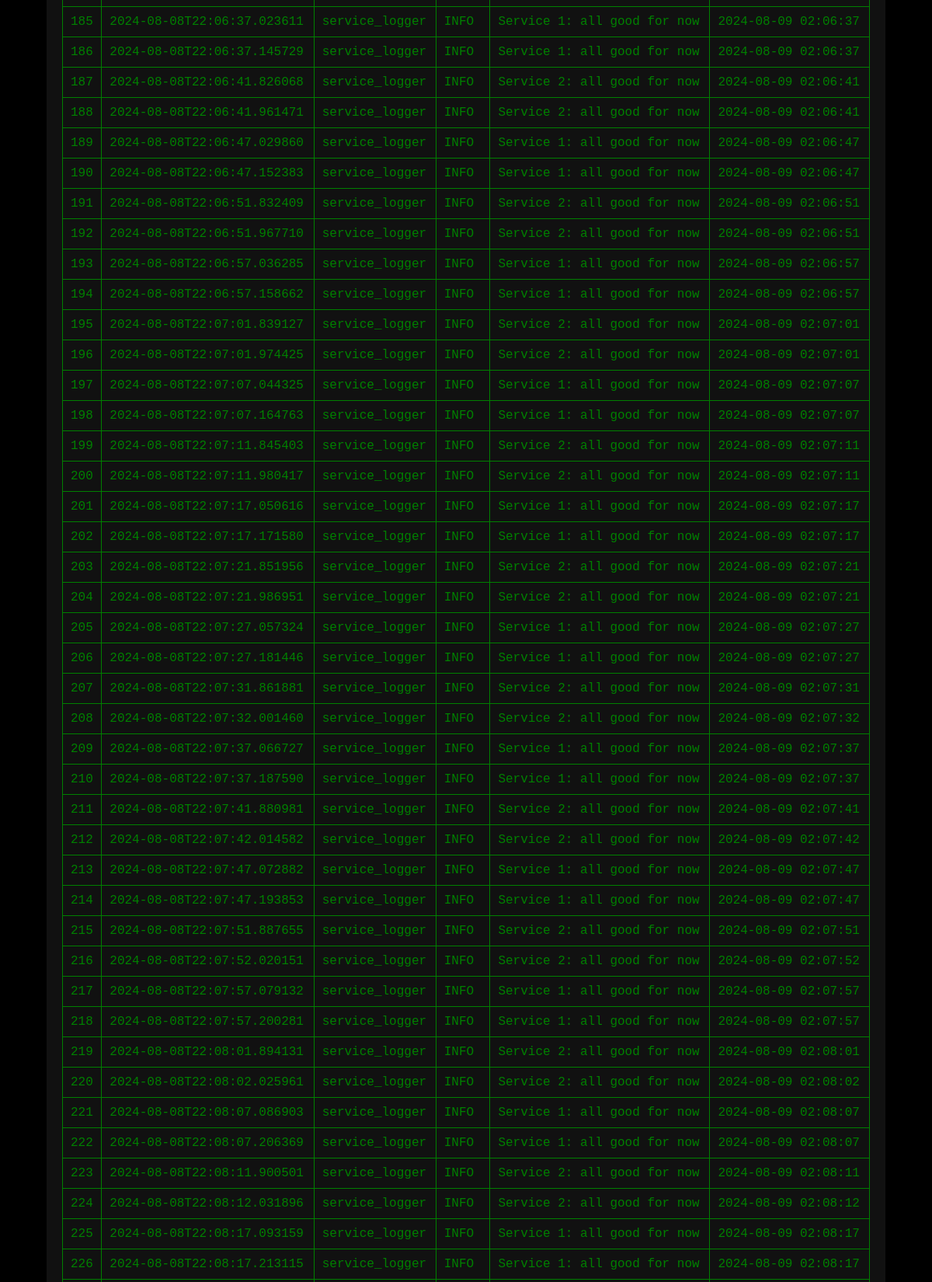
Page /logs (upper part) on the committed database.
### tables this page shows
CREATE TABLE logs (
        id INTEGER PRIMARY KEY AUTOINCREMENT,
        timestamp TEXT,
        name TEXT,
        levelname TEXT,
        message TEXT,
        received DATETIME DEFAULT CURRENT_TIMESTAMP
    );

### central_server.py (the view)
@app.route('/logs')
def all_logs():
    with db_lock:
        with sqlite3.connect('logs.db') as conn:
            conn.row_factory = sqlite3.Row  # Esto hace que fetchall devuelva una lista de diccionarios
            cursor = conn.cursor()
            cursor.execute('SELECT * FROM logs')
            logs = cursor.fetchall()
    return render_template('logs.html', logs=logs)

### templates/logs.html (shortened to what this page needs)
{% extends 'base.html' %}
{% block body %}
<div class="container">
    <table class="logs-table">
        <tbody>
            {% for log in logs %}
                <tr>
                    <td>{{ log['id'] }}</td>
                    <td>{{ log['timestamp'] }}</td>
                    <td>{{ log['name'] }}</td>
                    <td>{{ log['levelname'] }}</td>
                    <td>{{ log['message'] }}</td>
                    <td>{{ log['received'] }}</td>
                </tr>
            {% endfor %}
        </tbody>
    </table>
</div>
{% endblock %}

### templates/base.html (shortened to what this page needs)
<!DOCTYPE html>
<html lang="en">
<head>
    <link rel="stylesheet" href="{{ url_for('static', filename='main.css') }}">
</head>
<body>
    {% block body %}{% endblock %}
</body>
</html>

### static/css/main.css (style rules this page uses)
* { margin: 0; padding: 0; box-sizing: border-box; font-family: 'Courier New', monospace; color: #008000; }
body { background-color: #000; display: flex; justify-content: center; align-items: center; height: 100vh; margin: 0; }
.container { display: flex; flex-direction: column; align-items: center; width: 90%; max-width: 1200px; background-color: #111; padding: 20px; border-radius: 10px; }
table { width: 100%; border-collapse: collapse; border: 1px solid #008000; }

### rows in the picture
logs: id "185", timestamp "2024-08-08T22:06:37.023611", name "service_logger", levelname "INFO", message "Service 1: all good for now", received "2024-08-09 02:06:37"
logs: id "186", timestamp "2024-08-08T22:06:37.145729", name "service_logger", levelname "INFO", message "Service 1: all good for now", received "2024-08-09 02:06:37"
logs: id "187", timestamp "2024-08-08T22:06:41.826068", name "service_logger", levelname "INFO", message "Service 2: all good for now", received "2024-08-09 02:06:41"
logs: id "188", timestamp "2024-08-08T22:06:41.961471", name "service_logger", levelname "INFO", message "Service 2: all good for now", received "2024-08-09 02:06:41"
logs: id "189", timestamp "2024-08-08T22:06:47.029860", name "service_logger", levelname "INFO", message "Service 1: all good for now", received "2024-08-09 02:06:47"
logs: id "190", timestamp "2024-08-08T22:06:47.152383", name "service_logger", levelname "INFO", message "Service 1: all good for now", received "2024-08-09 02:06:47"
logs: id "191", timestamp "2024-08-08T22:06:51.832409", name "service_logger", levelname "INFO", message "Service 2: all good for now", received "2024-08-09 02:06:51"
logs: id "192", timestamp "2024-08-08T22:06:51.967710", name "service_logger", levelname "INFO", message "Service 2: all good for now", received "2024-08-09 02:06:51"
logs: id "193", timestamp "2024-08-08T22:06:57.036285", name "service_logger", levelname "INFO", message "Service 1: all good for now", received "2024-08-09 02:06:57"
logs: id "194", timestamp "2024-08-08T22:06:57.158662", name "service_logger", levelname "INFO", message "Service 1: all good for now", received "2024-08-09 02:06:57"
logs: id "195", timestamp "2024-08-08T22:07:01.839127", name "service_logger", levelname "INFO", message "Service 2: all good for now", received "2024-08-09 02:07:01"
logs: id "196", timestamp "2024-08-08T22:07:01.974425", name "service_logger", levelname "INFO", message "Service 2: all good for now", received "2024-08-09 02:07:01"
logs: id "197", timestamp "2024-08-08T22:07:07.044325", name "service_logger", levelname "INFO", message "Service 1: all good for now", received "2024-08-09 02:07:07"
logs: id "198", timestamp "2024-08-08T22:07:07.164763", name "service_logger", levelname "INFO", message "Service 1: all good for now", received "2024-08-09 02:07:07"
logs: id "199", timestamp "2024-08-08T22:07:11.845403", name "service_logger", levelname "INFO", message "Service 2: all good for now", received "2024-08-09 02:07:11"
logs: id "200", timestamp "2024-08-08T22:07:11.980417", name "service_logger", levelname "INFO", message "Service 2: all good for now", received "2024-08-09 02:07:11"
logs: id "201", timestamp "2024-08-08T22:07:17.050616", name "service_logger", levelname "INFO", message "Service 1: all good for now", received "2024-08-09 02:07:17"
logs: id "202", timestamp "2024-08-08T22:07:17.171580", name "service_logger", levelname "INFO", message "Service 1: all good for now", received "2024-08-09 02:07:17"
logs: id "203", timestamp "2024-08-08T22:07:21.851956", name "service_logger", levelname "INFO", message "Service 2: all good for now", received "2024-08-09 02:07:21"
logs: id "204", timestamp "2024-08-08T22:07:21.986951", name "service_logger", levelname "INFO", message "Service 2: all good for now", received "2024-08-09 02:07:21"
logs: id "205", timestamp "2024-08-08T22:07:27.057324", name "service_logger", levelname "INFO", message "Service 1: all good for now", received "2024-08-09 02:07:27"
logs: id "206", timestamp "2024-08-08T22:07:27.181446", name "service_logger", levelname "INFO", message "Service 1: all good for now", received "2024-08-09 02:07:27"
logs: id "207", timestamp "2024-08-08T22:07:31.861881", name "service_logger", levelname "INFO", message "Service 2: all good for now", received "2024-08-09 02:07:31"
logs: id "208", timestamp "2024-08-08T22:07:32.001460", name "service_logger", levelname "INFO", message "Service 2: all good for now", received "2024-08-09 02:07:32"
logs: id "209", timestamp "2024-08-08T22:07:37.066727", name "service_logger", levelname "INFO", message "Service 1: all good for now", received "2024-08-09 02:07:37"
logs: id "210", timestamp "2024-08-08T22:07:37.187590", name "service_logger", levelname "INFO", message "Service 1: all good for now", received "2024-08-09 02:07:37"
logs: id "211", timestamp "2024-08-08T22:07:41.880981", name "service_logger", levelname "INFO", message "Service 2: all good for now", received "2024-08-09 02:07:41"
logs: id "212", timestamp "2024-08-08T22:07:42.014582", name "service_logger", levelname "INFO", message "Service 2: all good for now", received "2024-08-09 02:07:42"
logs: id "213", timestamp "2024-08-08T22:07:47.072882", name "service_logger", levelname "INFO", message "Service 1: all good for now", received "2024-08-09 02:07:47"
logs: id "214", timestamp "2024-08-08T22:07:47.193853", name "service_logger", levelname "INFO", message "Service 1: all good for now", received "2024-08-09 02:07:47"
logs: id "215", timestamp "2024-08-08T22:07:51.887655", name "service_logger", levelname "INFO", message "Service 2: all good for now", received "2024-08-09 02:07:51"
logs: id "216", timestamp "2024-08-08T22:07:52.020151", name "service_logger", levelname "INFO", message "Service 2: all good for now", received "2024-08-09 02:07:52"
logs: id "217", timestamp "2024-08-08T22:07:57.079132", name "service_logger", levelname "INFO", message "Service 1: all good for now", received "2024-08-09 02:07:57"
logs: id "218", timestamp "2024-08-08T22:07:57.200281", name "service_logger", levelname "INFO", message "Service 1: all good for now", received "2024-08-09 02:07:57"
logs: id "219", timestamp "2024-08-08T22:08:01.894131", name "service_logger", levelname "INFO", message "Service 2: all good for now", received "2024-08-09 02:08:01"
logs: id "220", timestamp "2024-08-08T22:08:02.025961", name "service_logger", levelname "INFO", message "Service 2: all good for now", received "2024-08-09 02:08:02"
logs: id "221", timestamp "2024-08-08T22:08:07.086903", name "service_logger", levelname "INFO", message "Service 1: all good for now", received "2024-08-09 02:08:07"
logs: id "222", timestamp "2024-08-08T22:08:07.206369", name "service_logger", levelname "INFO", message "Service 1: all good for now", received "2024-08-09 02:08:07"
logs: id "223", timestamp "2024-08-08T22:08:11.900501", name "service_logger", levelname "INFO", message "Service 2: all good for now", received "2024-08-09 02:08:11"
logs: id "224", timestamp "2024-08-08T22:08:12.031896", name "service_logger", levelname "INFO", message "Service 2: all good for now", received "2024-08-09 02:08:12"
logs: id "225", timestamp "2024-08-08T22:08:17.093159", name "service_logger", levelname "INFO", message "Service 1: all good for now", received "2024-08-09 02:08:17"
logs: id "226", timestamp "2024-08-08T22:08:17.213115", name "service_logger", levelname "INFO", message "Service 1: all good for now", received "2024-08-09 02:08:17"
